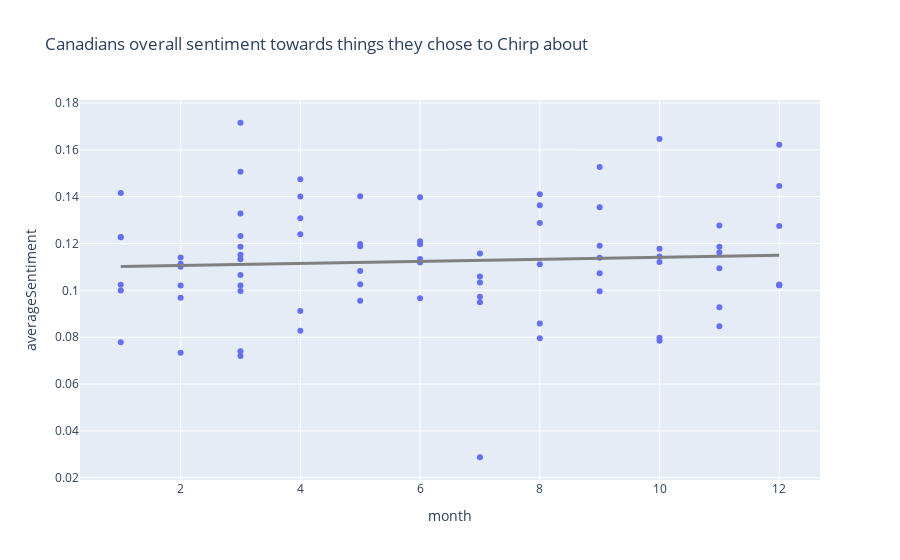

Source (notebook cell):
### Code cell
fig = px.scatter(df, x='month', y='averageSentiment', trendline='ols', title='Canadians overall sentiment towards things they chose to Chirp about')
fig.update_traces(
    line=dict(width=3, color='gray')
)
fig.show()

### Figure 1 — Plotly figure (JSON) as saved in the notebook; plotly's stock layout.template omitted (floating-point values rounded to 4 significant figures)
{"data": [{"hovertemplate": "month=%{x}<br>averageSentiment=%{y}<extra></extra>", "legendgroup": "", "line": {"color": "gray", "width": 3}, "marker": {"color": "#636efa", "symbol": "circle"}, "mode": "markers", "name": "", "orientation": "v", "showlegend": false, "type": "scatter", "x": [11, 7, 3, 5, 9, 12, 11, 10, 5, 10, 4, 6, 4, 2, 3, 6, 11, 10, 10, 3, 9, 8, 3, 4, 7, 1, 2, 1, 4, 1, 10, 3, 10, 7, 3, 3, 4, 5, 6, 3, 12, 6, 6, 7, 2, 3, 1, 9, 11, 5, 5, 3, 1, 12, 12, 6, 5, 2, 11, 11, 1, 8, 2, 12, 7, 8, 4, 3, 9, 8, 8, 2, 8, 9, 9, 12, 3, 7], "xaxis": "x", "y": [0.08472, 0.1157, 0.1232, 0.1188, 0.1527, 0.1275, 0.1277, 0.1646, 0.1402, 0.1145, 0.1475, 0.0966, 0.08279, 0.1114, 0.07402, 0.1119, 0.1095, 0.1178, 0.07975, 0.07196, 0.1355, 0.07958, 0.1021, 0.1239, 0.1034, 0.1, 0.1141, 0.1227, 0.1308, 0.1415, 0.07854, 0.1328, 0.1121, 0.1059, 0.09975, 0.1133, 0.09118, 0.1027, 0.1197, 0.1066, 0.1022, 0.1398, 0.1134, 0.09726, 0.09689, 0.1716, 0.1024, 0.09963, 0.1161, 0.1198, 0.09552, 0.1152, 0.07789, 0.1446, 0.1622, 0.121, 0.1083, 0.1021, 0.09275, 0.1187, 0.1228, 0.1112, 0.07332, 0.1025, 0.09489, 0.1288, 0.1401, 0.1507, 0.1191, 0.1364, 0.141, 0.1101, 0.08589, 0.1139, 0.1073, 0.1021, 0.1186, 0.02875], "yaxis": "y"}, {"hovertemplate": "<b>OLS trendline</b><br>averageSentiment = 0.000442499 * month + 0.109728<br>R<sup>2</sup>=0.004167<br><br>month=%{x}<br>averageSentiment=%{y} <b>(trend)</b><extra></extra>", "legendgroup": "", "line": {"color": "gray", "width": 3}, "marker": {"color": "#636efa", "symbol": "circle"}, "mode": "lines", "name": "", "showlegend": false, "type": "scatter", "x": [1, 1, 1, 1, 1, 1, 2, 2, 2, 2, 2, 2, 3, 3, 3, 3, 3, 3, 3, 3, 3, 3, 3, 3, 4, 4, 4, 4, 4, 4, 5, 5, 5, 5, 5, 5, 6, 6, 6, 6, 6, 6, 7, 7, 7, 7, 7, 7, 8, 8, 8, 8, 8, 8, 9, 9, 9, 9, 9, 9, 10, 10, 10, 10, 10, 10, 11, 11, 11, 11, 11, 11, 12, 12, 12, 12, 12, 12], "xaxis": "x", "y": [0.1102, 0.1102, 0.1102, 0.1102, 0.1102, 0.1102, 0.1106, 0.1106, 0.1106, 0.1106, 0.1106, 0.1106, 0.1111, 0.1111, 0.1111, 0.1111, 0.1111, 0.1111, 0.1111, 0.1111, 0.1111, 0.1111, 0.1111, 0.1111, 0.1115, 0.1115, 0.1115, 0.1115, 0.1115, 0.1115, 0.1119, 0.1119, 0.1119, 0.1119, 0.1119, 0.1119, 0.1124, 0.1124, 0.1124, 0.1124, 0.1124, 0.1124, 0.1128, 0.1128, 0.1128, 0.1128, 0.1128, 0.1128, 0.1133, 0.1133, 0.1133, 0.1133, 0.1133, 0.1133, 0.1137, 0.1137, 0.1137, 0.1137, 0.1137, 0.1137, 0.1142, 0.1142, 0.1142, 0.1142, 0.1142, 0.1142, 0.1146, 0.1146, 0.1146, 0.1146, 0.1146, 0.1146, 0.115, 0.115, 0.115, 0.115, 0.115, 0.115], "yaxis": "y"}], "layout": {"legend": {"tracegroupgap": 0}, "title": {"text": "Canadians overall sentiment towards things they chose to Chirp about"}, "xaxis": {"anchor": "y", "domain": [0, 1], "title": {"text": "month"}}, "yaxis": {"anchor": "x", "domain": [0, 1], "title": {"text": "averageSentiment"}}}}
